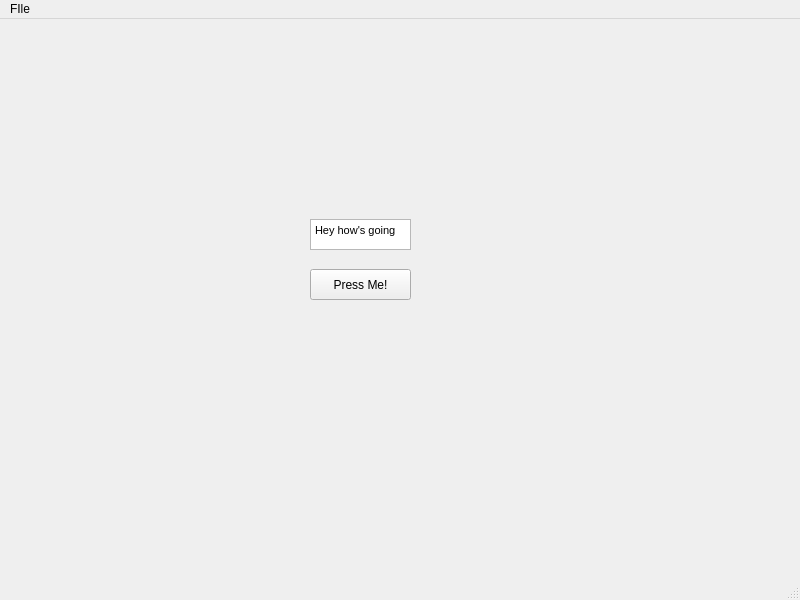
<?xml version="1.0" encoding="UTF-8"?>
<ui version="4.0">
 <class>MainWindow</class>
 <widget class="QMainWindow" name="MainWindow">
  <property name="geometry">
   <rect>
    <x>0</x>
    <y>0</y>
    <width>800</width>
    <height>600</height>
   </rect>
  </property>
  <property name="windowTitle">
   <string>MainWindow</string>
  </property>
  <widget class="QWidget" name="centralwidget">
   <widget class="QPushButton" name="pushButton">
    <property name="geometry">
     <rect>
      <x>310</x>
      <y>250</y>
      <width>101</width>
      <height>31</height>
     </rect>
    </property>
    <property name="text">
     <string>Press Me!</string>
    </property>
   </widget>
   <widget class="QTextEdit" name="textEdit">
    <property name="geometry">
     <rect>
      <x>310</x>
      <y>200</y>
      <width>101</width>
      <height>31</height>
     </rect>
    </property>
    <property name="html">
     <string>&lt;!DOCTYPE HTML PUBLIC &quot;-//W3C//DTD HTML 4.0//EN&quot; &quot;http://www.w3.org/TR/REC-html40/strict.dtd&quot;&gt;
&lt;html&gt;&lt;head&gt;&lt;meta name=&quot;qrichtext&quot; content=&quot;1&quot; /&gt;&lt;style type=&quot;text/css&quot;&gt;
p, li { white-space: pre-wrap; }
&lt;/style&gt;&lt;/head&gt;&lt;body style=&quot; font-family:'MS Shell Dlg 2'; font-size:8.25pt; font-weight:400; font-style:normal;&quot;&gt;
&lt;p style=&quot; margin-top:0px; margin-bottom:0px; margin-left:0px; margin-right:0px; -qt-block-indent:0; text-indent:0px;&quot;&gt;Hey how's going &lt;/p&gt;&lt;/body&gt;&lt;/html&gt;</string>
    </property>
   </widget>
  </widget>
  <widget class="QMenuBar" name="menubar">
   <property name="geometry">
    <rect>
     <x>0</x>
     <y>0</y>
     <width>800</width>
     <height>21</height>
    </rect>
   </property>
   <widget class="QMenu" name="menuFIle">
    <property name="title">
     <string>FIle</string>
    </property>
   </widget>
   <addaction name="menuFIle"/>
  </widget>
  <widget class="QStatusBar" name="statusbar"/>
 </widget>
 <resources/>
 <connections/>
</ui>
